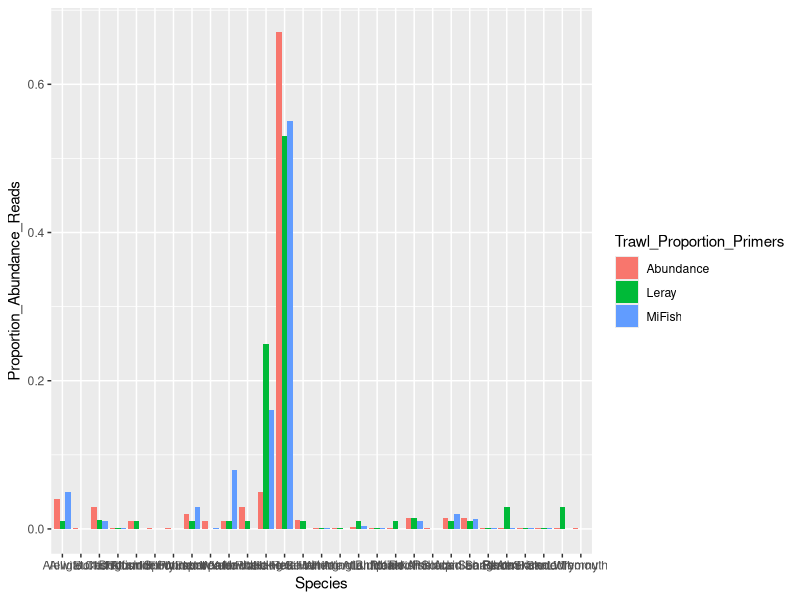
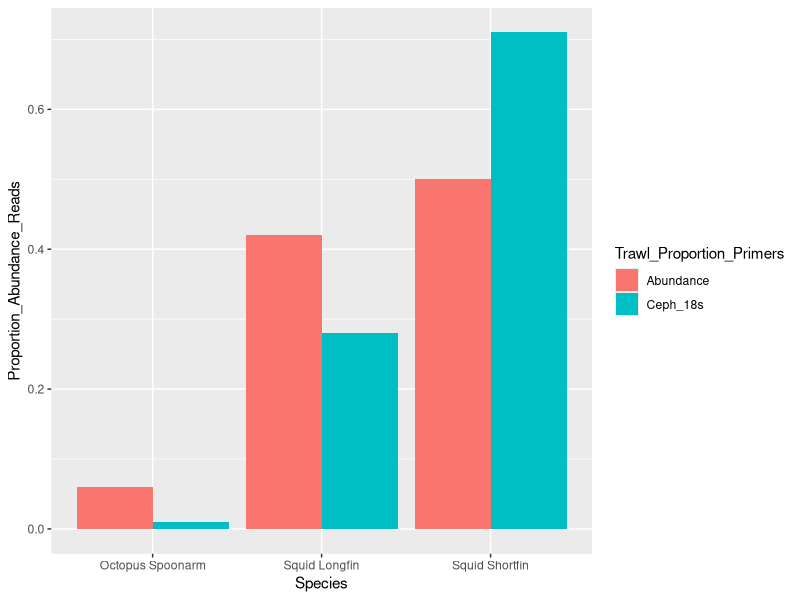
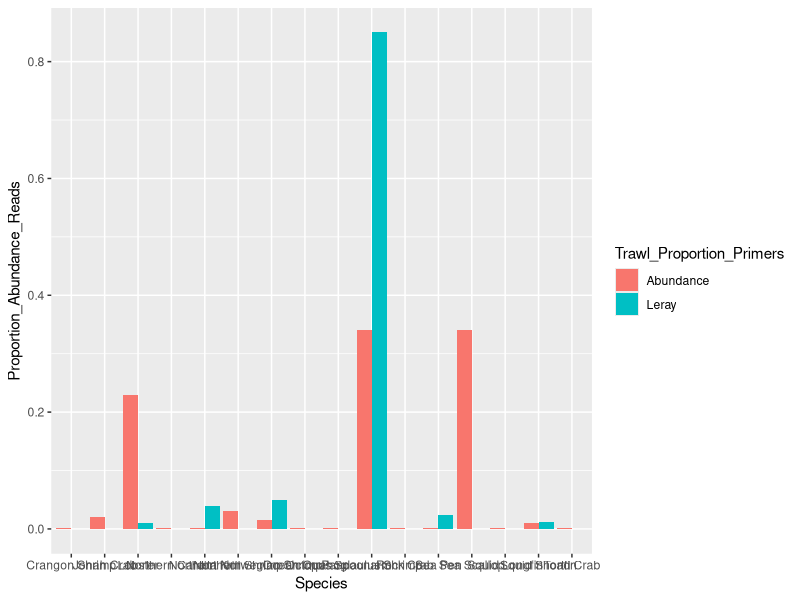

These figures' R source, in order:
rm(list = ls())

library(ggplot2)
library(tidyr)

# with all the read Upload csv dta file for fish species abundance/read count proportions
fish_data<- read.csv("Fish_abundance_read_counts.csv")

#Add Primer/Trawl column to graph
fish_data<- pivot_longer(fish_data, cols = c("Abundance", "MiFish", "Leray"), 
                         names_to = "Trawl_Proportion_Primers", 
                         values_to = "Proportion_Abundance_Reads")
#Create Bar chart of abundance/read count proportions
fish_barchart<- ggplot()
fish_barchart<-fish_barchart + geom_col(data = fish_data, aes(x = Species,
                                y = Proportion_Abundance_Reads, 
                                fill = Trawl_Proportion_Primers), 
                                position= "dodge")
fish_barchart

#Upload cephalopod csv data file for cephalopod species abundance/read count proportions
ceph_data<- read.csv("Ceph_abundance_read_counts.csv")

#Add Primer/Trawl column to graph
ceph_data<- pivot_longer(ceph_data, cols = c("Abundance", "Ceph_18s"), 
                         names_to = "Trawl_Proportion_Primers", 
                         values_to = "Proportion_Abundance_Reads")
#Create Bar chart of abundance/read count proportions
ceph_barchart<- ggplot()
ceph_barchart<-ceph_barchart + geom_col(data = ceph_data, aes(x = Species,
                                                              y = Proportion_Abundance_Reads, 
                                                              fill = Trawl_Proportion_Primers), 
                                        position= "dodge")
ceph_barchart

#Upload invertebrate csv data file for invertebrate species abundance/read count proportions & to test the invertebrate primer's detection abilities
invert_data<- read.csv("Invertebrate_abundance_read_counts.csv")

#Add Primer/Trawl column to graph
invert_data<- pivot_longer(invert_data, cols = c("Abundance", "Leray"), 
                         names_to = "Trawl_Proportion_Primers", 
                         values_to = "Proportion_Abundance_Reads")
#Create Bar chart of abundance/read count proportions
invert_barchart<- ggplot()
invert_barchart<-invert_barchart + geom_col(data = invert_data, aes(x = Species,
                                                              y = Proportion_Abundance_Reads, 
                                                              fill = Trawl_Proportion_Primers), 
                                        position= "dodge")
invert_barchart
